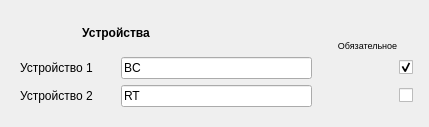
<?xml version="1.0" encoding="UTF-8"?>
<ui version="4.0">
 <class>TestMonitor</class>
 <widget class="QDialog" name="TestMonitor">
  <property name="geometry">
   <rect>
    <x>0</x>
    <y>0</y>
    <width>429</width>
    <height>127</height>
   </rect>
  </property>
  <property name="windowTitle">
   <string>Настройки теста монитора записи/чтения регистров</string>
  </property>
  <property name="windowIcon">
   <iconset resource="../tgca/tgca.qrc">
    <normaloff>:/pictogram/streamtuner_3252.png</normaloff>:/pictogram/streamtuner_3252.png</iconset>
  </property>
  <layout class="QGridLayout" name="gridLayout">
   <property name="leftMargin">
    <number>20</number>
   </property>
   <property name="topMargin">
    <number>14</number>
   </property>
   <property name="rightMargin">
    <number>16</number>
   </property>
   <property name="bottomMargin">
    <number>20</number>
   </property>
   <property name="horizontalSpacing">
    <number>10</number>
   </property>
   <item row="4" column="0">
    <widget class="QLabel" name="labelDevRT">
     <property name="text">
      <string>Устройство 2</string>
     </property>
    </widget>
   </item>
   <item row="3" column="0">
    <widget class="QLabel" name="labelDevBC">
     <property name="text">
      <string>Устройство 1</string>
     </property>
    </widget>
   </item>
   <item row="4" column="3">
    <widget class="QCheckBox" name="checkBoxDevRT">
     <property name="layoutDirection">
      <enum>Qt::RightToLeft</enum>
     </property>
     <property name="text">
      <string/>
     </property>
    </widget>
   </item>
   <item row="3" column="3">
    <widget class="QCheckBox" name="checkBoxDevBC">
     <property name="layoutDirection">
      <enum>Qt::RightToLeft</enum>
     </property>
     <property name="text">
      <string/>
     </property>
     <property name="checked">
      <bool>true</bool>
     </property>
    </widget>
   </item>
   <item row="4" column="1" colspan="2">
    <widget class="QLineEdit" name="lineEditDevRT">
     <property name="text">
      <string>RT</string>
     </property>
    </widget>
   </item>
   <item row="3" column="1" colspan="2">
    <widget class="QLineEdit" name="lineEditDevBC">
     <property name="text">
      <string>BC</string>
     </property>
    </widget>
   </item>
   <item row="2" column="3">
    <widget class="QLabel" name="labelYtaderReq">
     <property name="font">
      <font>
       <pointsize>7</pointsize>
      </font>
     </property>
     <property name="text">
      <string>Обязательное</string>
     </property>
     <property name="alignment">
      <set>Qt::AlignBottom|Qt::AlignHCenter</set>
     </property>
    </widget>
   </item>
   <item row="2" column="0" colspan="2">
    <widget class="QLabel" name="labelHeader">
     <property name="font">
      <font>
       <pointsize>9</pointsize>
       <weight>75</weight>
       <bold>true</bold>
      </font>
     </property>
     <property name="text">
      <string>Устройства</string>
     </property>
     <property name="alignment">
      <set>Qt::AlignCenter</set>
     </property>
    </widget>
   </item>
  </layout>
 </widget>
 <resources>
  <include location="../tgca/tgca.qrc"/>
 </resources>
 <connections/>
</ui>
